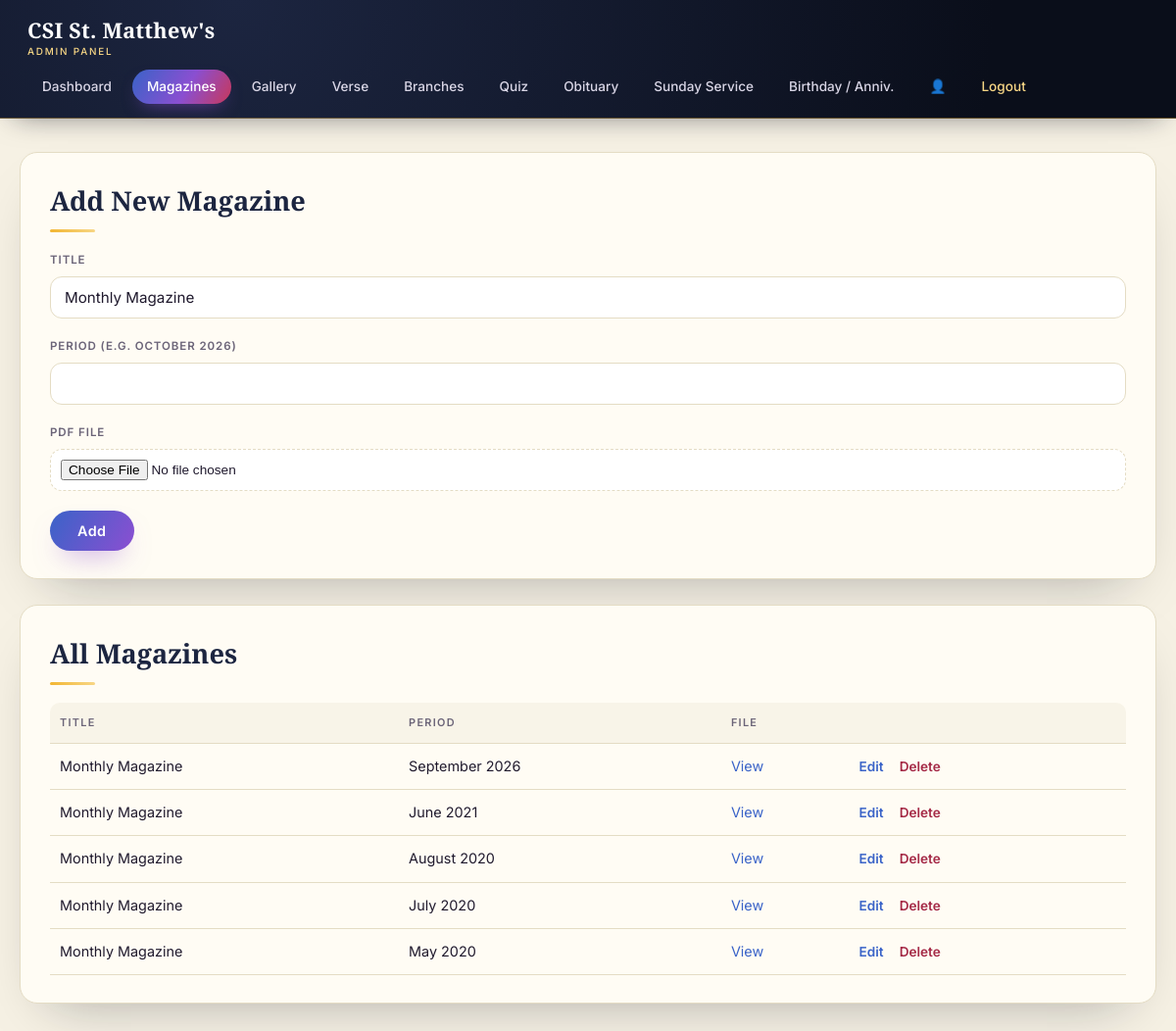
/admin/magazines.php (signed in), run on the app's committed database.
### tables this page shows
CREATE TABLE magazines (
  id INT AUTO_INCREMENT PRIMARY KEY,
  title VARCHAR(150) NOT NULL,
  period VARCHAR(50) NOT NULL,
  filename VARCHAR(255),
  sort_order INT DEFAULT 0
);

### includes/config.php (called while the page is built, shortened)
<?php
function db(): mysqli {
    static $conn = null;
    if ($conn === null) {
        $conn = new mysqli(DB_HOST, DB_USER, DB_PASS, DB_NAME);
        $conn->set_charset('utf8mb4');
    }
    return $conn;
}
function h(?string $value): string {
    return htmlspecialchars($value ?? '', ENT_QUOTES, 'UTF-8');
}

### admin/magazines.php (the view, shortened to what this page needs)
<?php
require __DIR__ . '/_layout_top.php';
$editRow = null;
$all = db()->query("SELECT * FROM magazines ORDER BY sort_order");
$base = '../';
?>
<div class="admin-card">
  <h2><?= $editRow ? 'Edit Magazine' : 'Add New Magazine' ?></h2>
  <form method="post" enctype="multipart/form-data">
    <label>Title</label>
    <input type="text" name="title" value="<?= h($editRow['title'] ?? 'Monthly Magazine') ?>" required>
    <label>Period (e.g. October 2026)</label>
    <input type="text" name="period" value="<?= h($editRow['period'] ?? '') ?>" required>
    <label>PDF File<?= $editRow ? ' (leave empty to keep current file)' : '' ?></label>
    <input type="file" name="pdf" accept="application/pdf">
    <button type="submit" class="btn" style="margin-top:20px;"><?= $editRow ? 'Update' : 'Add' ?></button>
  </form>
</div>
<div class="admin-card">
  <h2>All Magazines</h2>
  <div class="table-scroll">
  <table>
    <tr><th>Title</th><th>Period</th><th>File</th><th></th></tr>
    <?php while ($row = $all->fetch_assoc()): ?>
    <tr>
      <td><?= h($row['title']) ?></td>
      <td><?= h($row['period']) ?></td>
      <td><a href="<?= $base ?>assets/pdf/<?= h($row['filename']) ?>" target="_blank">View</a></td>
      <td class="row-actions">
        <a href="?edit=<?= (int)$row['id'] ?>">Edit</a>
        <form method="post" style="display:inline" onsubmit="return confirm('Delete this magazine?');">
          <a href="#" onclick="this.closest('form').submit(); return false;" style="color:#a52a47;">Delete</a>
        </form>
      </td>
    </tr>
    <?php endwhile; ?>
  </table>
  </div>
</div>
<?php require __DIR__ . '/_layout_bottom.php'; ?>

### admin/_layout_top.php (shortened to what this page needs)
<?php
$currentPage = basename($_SERVER['SCRIPT_NAME']);
function nav_link(string $file, string $label): void {
    global $currentPage;
    echo '<a href="' . ($file === 'index.php' ? './' : substr($file, 0, -4)) . '"' . ($currentPage === $file ? ' class="active"' : '') . '>' . $label . '</a>';
}
?><!DOCTYPE html>
<html lang="en">
<head>
</head>
<body>
<div class="admin-header">
  <div class="brand">CSI St. Matthew's<small>Admin Panel</small></div>
  <nav>
    <?php nav_link('index.php', 'Dashboard'); ?>
    <?php nav_link('magazines.php', 'Magazines'); ?>
    <a href="profile"<?= $currentPage === 'profile.php' ? ' class="active"' : '' ?>>&#128100; <?= h(current_admin()['display_name'] ?? '') ?></a>
    <a href="logout" class="logout">Logout</a>
  </nav>
</div>
<div class="admin-wrap">

### admin/_layout_bottom.php
</div>
</body>
</html>

### admin/_layout_top.php (style rules this page uses)
:root { --ink:#0a0e1a; --ink-2:#131a2e; --ink-3:#1c2540; --paper:#f6f1e4; --paper-card:#fffcf4; --sapphire:#3a63c8; --amethyst:#8a4fd1; --amber:#f2b632; --amber-soft:#f7d685; --ruby:#c8385a; --text:#201a2e; --muted:#6b6478; --border:#e4dcc4; --grad: linear-gradient(120deg, var(--sapphire), var(--amethyst) 55%, var(--ruby) 100%); }
* { box-sizing: border-box; }
body { margin:0; font-family:'Inter',-apple-system,'Segoe UI',sans-serif; background:var(--paper); color:var(--text); line-height:1.55; }
a { color:var(--sapphire); text-decoration:none; }
.admin-header { position:sticky; top:0; z-index:50; background:radial-gradient(circle at 20% 0%, var(--ink-3), var(--ink) 80%); color:#fff; padding:14px 28px; display:flex; align-items:center; justify-content:space-between; flex-wrap:wrap; gap:10px 24px; border-bottom:1px solid rgba(242,182,50,0.35); box-shadow:0 10px 30px -15px rgba(10,14,26,0.6); }
.admin-header .brand { font-family:'Cormorant Garamond',Georgia,serif; font-weight:700; font-size:1.35rem; color:#fff; letter-spacing:0.01em; }
.admin-header .brand small { display:block; font-family:'Inter',sans-serif; font-size:0.62rem; font-weight:500; letter-spacing:0.18em; text-transform:uppercase; color:var(--amber-soft); margin-top:-2px; }
.admin-header nav { display:flex; flex-wrap:wrap; gap:6px; }
.admin-header nav a { color:#d9d6e6; font-size:0.85rem; font-weight:500; padding:7px 15px; border-radius:20px; transition:background .25s, color .25s; }
.admin-header nav a.active { background:var(--grad); color:#fff; box-shadow:0 8px 20px -10px rgba(138,79,209,0.8); }
.admin-header nav a.logout { color:var(--amber-soft); }
.admin-wrap { max-width:1280px; margin:0 auto; padding:34px 20px 70px; }
.admin-card { background:var(--paper-card); border:1px solid var(--border); border-radius:18px; padding:28px 30px; margin-bottom:26px; box-shadow:0 25px 55px -30px rgba(10,14,26,0.35); }
.admin-card h2 { font-family:'Cormorant Garamond',Georgia,serif; font-weight:700; font-size:1.7rem; color:var(--ink-3); margin:0 0 6px; }
.admin-card h2::after { content:''; display:block; width:46px; height:3px; border-radius:2px; margin-top:8px; background:linear-gradient(90deg,var(--amber),var(--amber-soft)); }
.admin-card > h2 + * { margin-top:18px; }
label { display:block; font-size:0.72rem; font-weight:600; letter-spacing:0.08em; text-transform:uppercase; margin:20px 0 7px; color:var(--muted); }
input[type=text], input[type=password], input[type=date], input[type=number], textarea, select { width:100%; padding:11px 14px; border:1px solid var(--border); border-radius:12px; font-size:0.95rem; font-family:inherit; background:#fff; color:var(--text); transition:border-color .2s, box-shadow .2s; }
input[type=file] { width:100%; font-size:0.85rem; padding:10px; border:1px dashed var(--border); border-radius:12px; background:#fff; }
.btn { display:inline-flex; align-items:center; justify-content:center; gap:8px; background:var(--grad); background-size:200% auto; color:#fff; border:none; padding:12px 28px; border-radius:30px; font-family:inherit; font-size:0.9rem; font-weight:600; letter-spacing:0.03em; cursor:pointer; text-decoration:none; text-align:center; box-shadow:0 14px 28px -12px rgba(138,79,209,0.55); transition:background-position .5s, transform .25s, box-shadow .25s; }
.table-scroll { overflow-x:auto; -webkit-overflow-scrolling:touch; margin-top:14px; }
table { width:100%; border-collapse:separate; border-spacing:0; min-width:560px; }
th, td { text-align:left; padding:12px 10px; border-bottom:1px solid var(--border); font-size:0.9rem; white-space:nowrap; vertical-align:middle; }
th { color:var(--muted); font-size:0.68rem; font-weight:600; text-transform:uppercase; letter-spacing:0.12em; background:rgba(228,220,196,0.25); }
th:first-child { border-top-left-radius:10px; }
th:last-child { border-top-right-radius:10px; }
.row-actions a { margin-right:12px; font-size:0.85rem; font-weight:600; }

### data on the page
magazines: title "Monthly Magazine", period "September 2026"
magazines: title "Monthly Magazine", period "June 2021"
magazines: title "Monthly Magazine", period "August 2020"
magazines: title "Monthly Magazine", period "July 2020"
magazines: title "Monthly Magazine", period "May 2020"

### other printed values
$label "Dashboard Magazines Gallery Verse Branches Quiz Obituary Sunday Service Birthday / Anniv."
